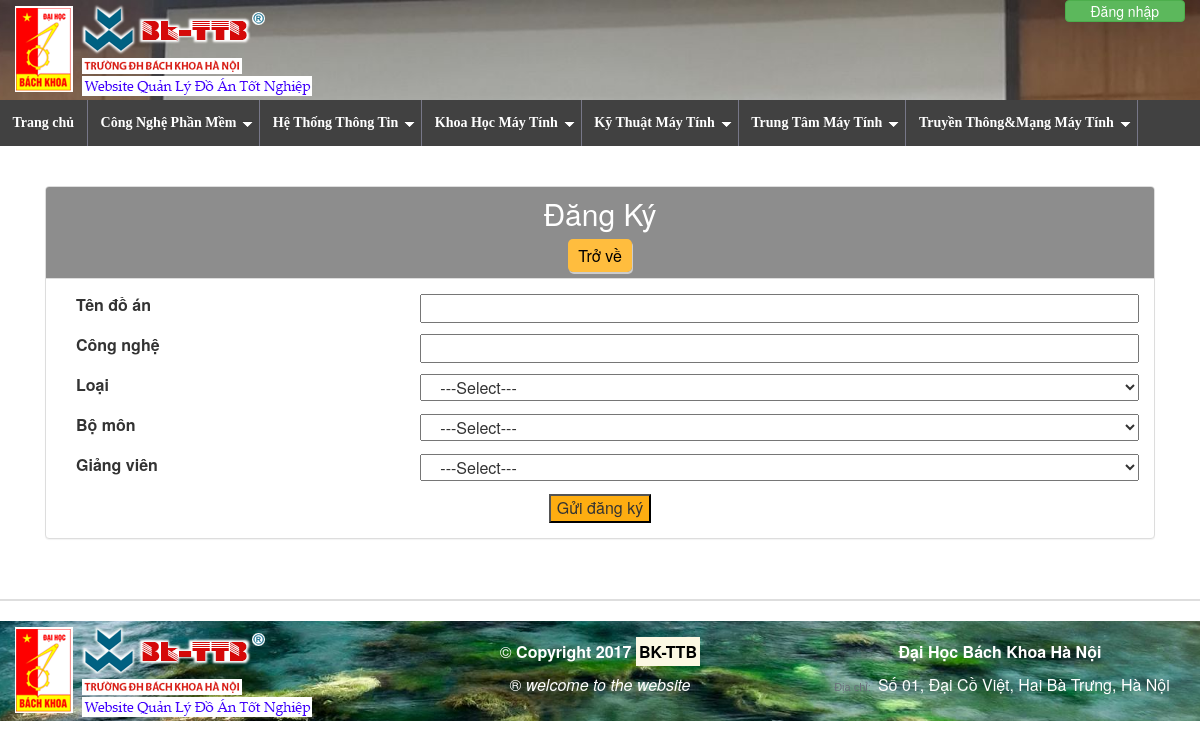
/svdangkydoan.php, run on the app's committed database.
### tables this page shows
CREATE TABLE `bomon` (
  `idBM` int(30) NOT NULL,
  `TenBM` varchar(255) NOT NULL,
  `TenBMKD` varchar(255) NOT NULL
);

### model/database.class.php (called while the page is built, shortened)
<?php
	class database{
		private $__hostname = "localhost";
		private $__userhost = "root";
		private $__passhost = "";
		private $__dbname = "quanlydoan3";
		private $__conn = NULL;
		private $__result = NULL;
		public function connect(){
			$this-> __conn = mysqli_connect($this -> __hostname, $this -> __userhost, $this -> __passhost, $this -> __dbname)
			or die ('Loi ket noi');
			mysqli_query($this -> __conn, "SET NAMES 'utf8'");
		}
		public function query($sql){
			$this-> __result = mysqli_query($this-> __conn, $sql) or die ('loi query');
		}
		public function fetch(){
			$data = mysqli_fetch_assoc($this-> __result);
			return $data;
		}
		public function fetchAll(){
			$data = array();
			while($row = $this-> fetch()){
				$data[] = $row;
			}
			return $data;
		}
	}
?>

### controller/c_doan.php (called while the page is built, shortened)
<?php
include('model/m_doan.php');
class C_doan{
	public function index(){
		$m_doan = new M_doan();
		$slide = $m_doan->getSlide();
		$menu = $m_doan->getMenu();
		$doannoibat = $m_doan->getDoanNoibat();
		$tintucmoinhat = $m_doan->getTintucMoinhat();
		$biggest_view = $m_doan->getTintucBiggestView();
		return array('slide'=>$slide, 'menu'=>$menu, 'doannoibat'=>$doannoibat, 'tintucmoinhat'=>$tintucmoinhat, 'biggest_view'=>$biggest_view);
	}
}
?>

### model/m_doan.php (called while the page is built, shortened)
<?php
include('database.class.php');
class M_doan extends database{
	function getSlide(){
		$sql = "SELECT * FROM slide";
		$this->query($sql);
		return $this->fetchAll();
	}
	function getMenu(){
		$sql="SELECT bm.*, GROUP_CONCAT(DISTINCT l.idL, ':',l.TenL, ':',l.TenLKD) AS Loai FROM bomon AS bm,loai AS l GROUP BY bm.idBM ";
		$this->query($sql);
		return $this->fetchAll();
	}
	function getDoanNoibat(){
		$sql = "SELECT da.*, ct.*,l.TenL, l.TenLKD, l.idL, bm.TenBM, bm.TenBMKD FROM doan da INNER JOIN chitiet ct ON da.idDA = ct.idDA INNER JOIN loai l ON da.idL = l.idL INNER JOIN bomon bm ON da.idBM = bm.idBm WHERE ct.NoiBat = 1 LIMIT 0,4";
		$this->query($sql);
		return $this->fetchAll();
	}
	function getTintucMoinhat(){
		$sql = "SELECT * FROM tintuc ORDER BY Ngay DESC  LIMIT 1";
		$this->query($sql);
		return $this->fetchAll();
	}
	function getTintucBiggestView(){
		$sql = "SELECT * FROM tintuc ORDER BY SoLuotXem DESC LIMIT 0,4";
		$this->query($sql);
		return $this->fetchAll();
	}
}
?>

### svdangkydoan.php (the view, shortened to what this page needs)
<?php
include('controller/c_doan.php');
$c_doan = new C_doan();
$noi_dung = $c_doan->index();
$menu = $noi_dung['menu'];
?>
<!DOCTYPE html>
<html lang="en">
<head>
    <link href="public/css/bootstrap.min.css" rel="stylesheet">
    <link href="public/css/style.css" rel="stylesheet">
    <link rel="stylesheet" href="public/admin/font-awesome/css/font-awesome.min.css">
</head>
<body>
    <div class="row" id="home1">
        <div class="col-md-8">
            <div class="logo"><img class="img-responsive" src="public/image/logo.png" alt="" /></div>
        </div>
        <div class="col-md-4">
                <?php
                if(isset(($_SESSION['user_name']))){
                ?>
                    <a href="dangxuat.php" class="btn btn-success pull-right" role="button"  style="padding: 0 28px 0 28px;">Đăng xuất</a>
                    <a role="button" class="btn btn-success pull-right" data-toggle="modal" data-target="#popUpWindow" style="padding: 0 28px 0 28px; margin-right: 5px; ">Thông tin</a>
                     <?php require "thongtincanhan.php";?>
                    <div class="pull-right" style="margin-top:20px;">
                        <?php
                            if ($_SESSION['per'] == 'sv' ) {
                                ?>
                                <div class="pull-right">
                                   <b>Xin chào: </b><a href="sinhvien.php?ms_sv=<?=$_SESSION['mssv']?>"><span class ="glyphicon glyphicon-user" style="color: #3CFF0D; padding:0 10px 0 0"></span><code><?=$_SESSION['user_name']?></code></a>
                                    <br>
                                    <p class="text-center"><i>( Have a nice day ! )</i></p>
                                </div>
                                <?php
                            }
                        if ($_SESSION['per'] == 'gv' ) {
                            ?>
                                <div class="pull-right">
                                    <b>Xin chào: </b><a href="giangvien.php?ma_gv=<?=$_SESSION['magv']?>"><span class ="glyphicon glyphicon-user" style="color: #3CFF0D; padding:0 10px 0 0"></span><code><?=$_SESSION['user_name']?></code></a>
                                    <br>
                                    <p class="text-center"><i>( Have a nice day ! )</i></p>
                                </div>
                            <?php
                        }
                        ?>
                    </div>
                    <?php
                }else{
                ?>
                    <a href="dangnhap.php" class="btn btn-success pull-right" role="button" style="padding: 0 25px 0 25px;">Đăng nhập</a>
                <?php
                }
                ?>
        </div>
    </div>
    <div>
        <?php require "menu.php"; ?>
    </div>
    <div class="space20"></div>
    <div class="container">
        <div class="space20"></div>
        <div class="row main-left">
            <div class="col-md-12">
                <div class="panel panel-default">
                    <div class="panel-heading" style="background-color:#8D8D8D; color:white; padding-bottom: 0px;" >
                        <h2 style="margin-top:0px; margin-bottom:0px; text-align: center;">Đăng Ký</h2>
                        <p style="text-align:center; margin-top: 15px;"><a href="sinhvien.php?ms_sv=<?=$_SESSION['mssv']?>" class="button_them">Trở về</a></p>
                    </div>
                    <div class="panel-body">
                        <div class="them">
                        <form method="post" name="form_them">
                            <div class="them_ten_dt">
                                <label  class="col-md-4" for="ten_dt">Tên đồ án</label>
                                <input  class="col-md-8" type="text" id="tendt" name="ten_dt">
                            </div>
                            <div  style="padding-top: 40px;"></div>
                            <div class="congnghe">
                                <label  class="col-md-4" for="ten_cn">Công nghệ</label>
                                <input  class="col-md-8" type="text" id="congnghe" name="cong_nghe">
                            </div>
                            <div  style="padding-top: 40px;"></div>
                            <div class="chon_loai">
                                <label  class="col-md-4" for="loai">Loại</label>
                                <select  class="col-md-8" id="loai" name="loai">
                                <option value="">---Select---</option>
                                </select>
                            </div>
                            <div  style="padding-top: 40px;"></div>
                            <div class="chon_bomon">
                                <label  class="col-md-4" for="bomon">Bộ môn</label>
                                <select  class="col-md-8" id="bomon" name="bomon">
                                <option value="">---Select---</option>
                                </select>
                            </div>
                            <div  style="padding-top: 40px;"></div>
                            <div class="dk_gv">
                                <label  class="col-md-4" for="magv">Giảng viên</label>
                                <select  class="col-md-8" id="magv" name="gv">
                                    <option value="">---Select---</option>
                                </select>
                            </div>
                            <div  style="padding-top: 40px;"></div>
                            <div class="sends" style="text-align: center;">
                                <input type="submit" value="Gửi đăng ký" name="sm_themdt">
                            </div>
                        </form>
                    </div>
                    </div>
                </div>
            </div>
        </div>
    </div>
    <div class="space20"></div>
        <hr>
        <div id="footer">
            <div class="row" id="home2">
                <div class="col-md-4">
                    <div class="bot1"><img class="img-responsive" src="public/image/logo.png" alt="" /></div>
                </div>
                <div class="space20"></div>
                <div class="col-md-4">
                    <div class="bot2">
                        <p>&copy; <span><b>Copyright 2017 <mark>BK-TTB</mark></b></span></p>
                        <p>&reg; <i>welcome to the website</i></p>
                    </div>
                </div>
                <div class="col-md-4">
                    <div class="bot3">
                        <p><b>Đại Học Bách Khoa Hà Nội</b></p>
                        <p><a style="color: #686E7A; font: 11px arial; padding: 0 4px; text-decoration: none;">Địa chỉ: </a><span>Số 01, Đại Cồ Việt, Hai Bà Trưng, Hà Nội</span></p>
                    </div>
                </div>
                <div class="space20"></div>
            </div>
        </div>
</body>
</html>

### menu.php (shortened to what this page needs)
<link rel="stylesheet" type="text/css" href="public/menu/ddsmoothmenu.css" />
<link rel="stylesheet" type="text/css" href="public/menu/ddsmoothmenu-v.css" />
<div id="smoothmenu1" class="ddsmoothmenu">
<ul>
<li><a href="index.php">Trang chủ</a></li>
<?php
  foreach ($menu as $mn) {
    ?>
    <li><a href="#"><?=$mn['TenBM']?></a>
    </li>
    <?php
  }
?>
</ul>
<br style="clear: left" />
</div>

### public/css/style.css (style rules this page uses)
hr { background: #dedede; border: 0; height: 2px; }
body { font-size:16px; }
a { text-decoration:none; }
#home1 { background: url('../image/1.jpg') no-repeat center fixed; background-size: cover; text-align: center; }
#home2 { background: url('../image/2.jpg') no-repeat center fixed; background-size: cover; text-align: center; color:white; }
.space20 { height: 20px; width: 100%; }
a { color:black; }
.row { margin-right: 0px!important; margin-left: 0px!important }
.bot2 { text-align: center; }
.bot3 { text-align: center; }
.sends input { background-color: #FEAD11; }
.button_them { padding: 5px 10px; background-color: #FFBD3E; text-decoration: none; box-shadow: 1px 2px #ccc; border-radius: 5px; }

### public/menu/ddsmoothmenu.css (style rules this page uses)
.ddsmoothmenu { font: bold 14px Verdana; background: #414141; width: 100%; display: none; }
.ddsmoothmenu ul { z-index:100; margin: 0; padding: 0; list-style-type: none; }
.ddsmoothmenu ul li { position: relative; display: inline; float: left; }
.ddsmoothmenu ul li a { display: block; background: #414141; color: white; padding:15px 13px 15px 12.5px; border-right: 1px solid #778; color: #2d2b2b; text-decoration: none; }
.ddsmoothmenu ul li a:link, .ddsmoothmenu ul li a:visited { color: white; }

### data on the page
bomon: TenBM "Công Nghệ Phần Mềm"
bomon: TenBM "Hệ Thống Thông Tin"
bomon: TenBM "Khoa Học Máy Tính"
bomon: TenBM "Kỹ Thuật Máy Tính"
bomon: TenBM "Trung Tâm Máy Tính"
bomon: TenBM "Truyền Thông&Mạng Máy Tính"
